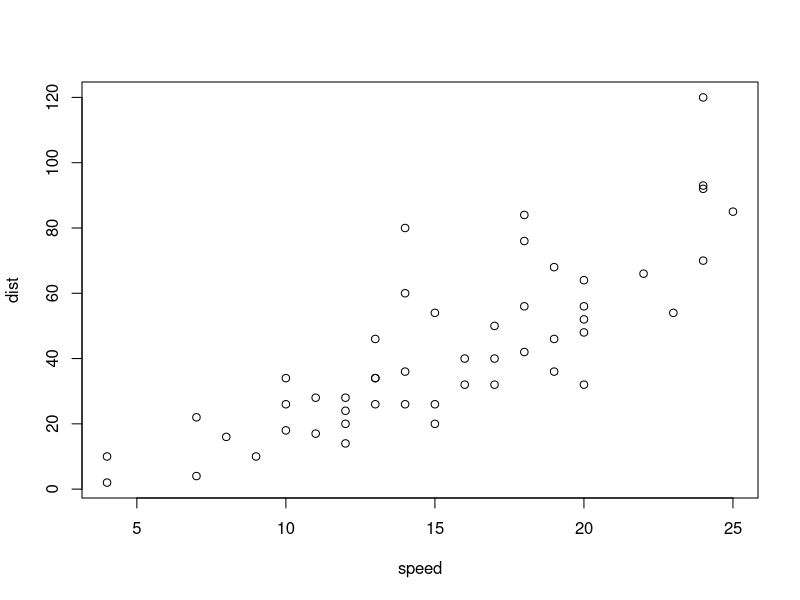
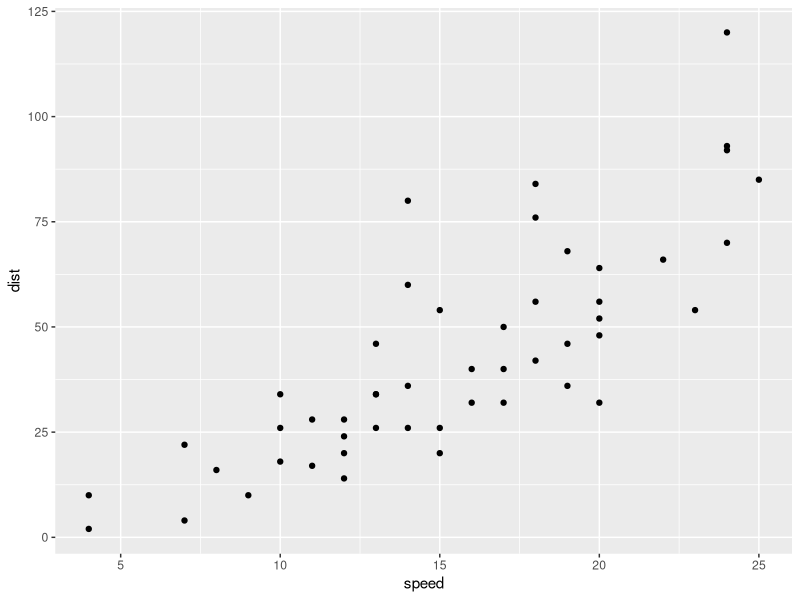
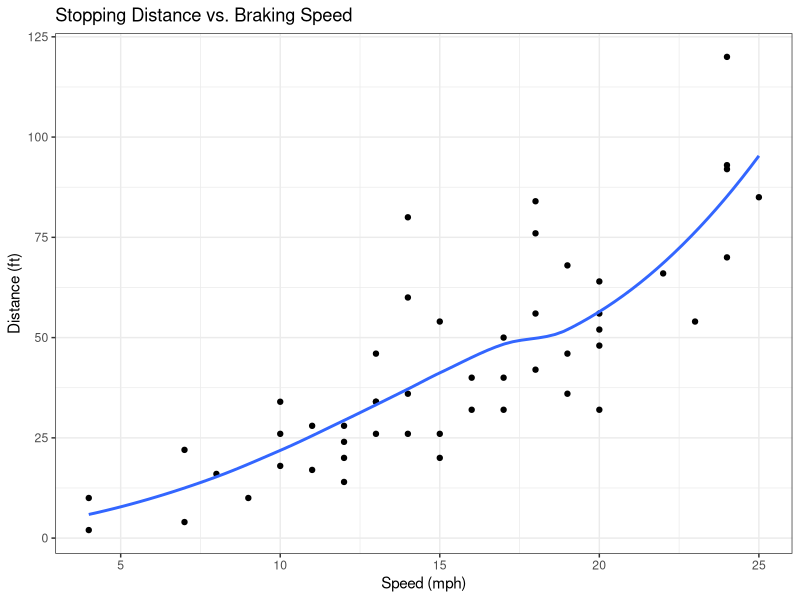
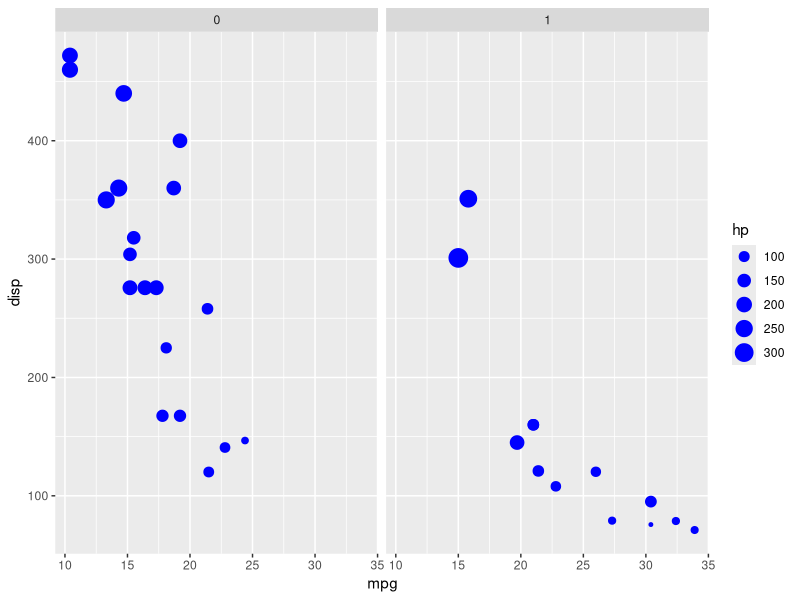

Write R code to recreate these figures, in order.
## ---- chunk 1
plot(cars)
## ---- chunk 2
library("ggplot2")
ggplot(data = cars, mapping = aes(x = speed, y = dist))+
  geom_point()
## ---- chunk 3
ggplot(data = cars, mapping = aes(x = speed, y = dist))+
  geom_point()+
  geom_smooth(se = FALSE)+
  labs(title = "Stopping Distance vs. Braking Speed",
       x = "Speed (mph)",
       y = "Distance (ft)"
       )+
  theme_bw()
## ---- chunk 4
ggplot(data = mtcars, mapping = aes(y = disp, x = mpg))+
  geom_point(aes(size = hp), color = "blue")+
  facet_wrap(~am)
